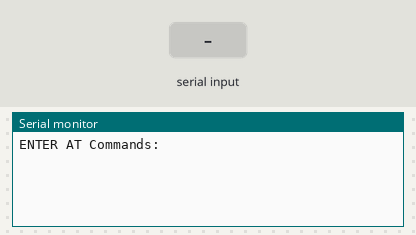
Bench run of a sketch on a simulated Arduino Uno, built with avr-gcc and run on an emulated ATmega328P. Shown: the last lines printed to the serial monitor. The inputs (shaded band) are chosen by the test bench.

Above: at 1.2 s.
1.3 s: "1" received over the second serial link
At 1.7 s:
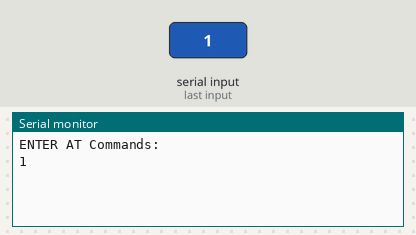
2.8 s: "0" received over the second serial link
At 4.0 s:
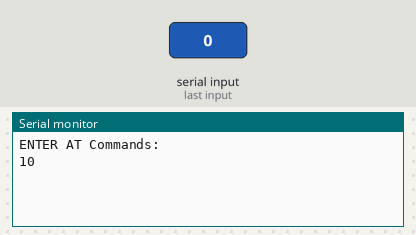

Measured:
- after the input at 1.3 s, the serial monitor: prints a new line at once (image 1)
- after the input at 2.8 s, the serial monitor: prints a new line at once (image 2)

The sketch:

HC06Testing.ino
```cpp
#include <SoftwareSerial.h>

SoftwareSerial hc06(2,3);


//  /dev/cu.DanHC01-DevB'
void setup(){
  //Initialize Serial Monitor
  Serial.begin(9600);
  Serial.println("ENTER AT Commands:");
  //Initialize Bluetooth Serial PortS
  hc06.begin(9600);
}

void loop(){
  //Write data from HC06 to Serial Monitor
  while (hc06.available()){
    Serial.write(hc06.read());
  }

  //Write from Serial Monitor to HC06
  while (Serial.available()){
    hc06.write(Serial.read());
  }
}
```
